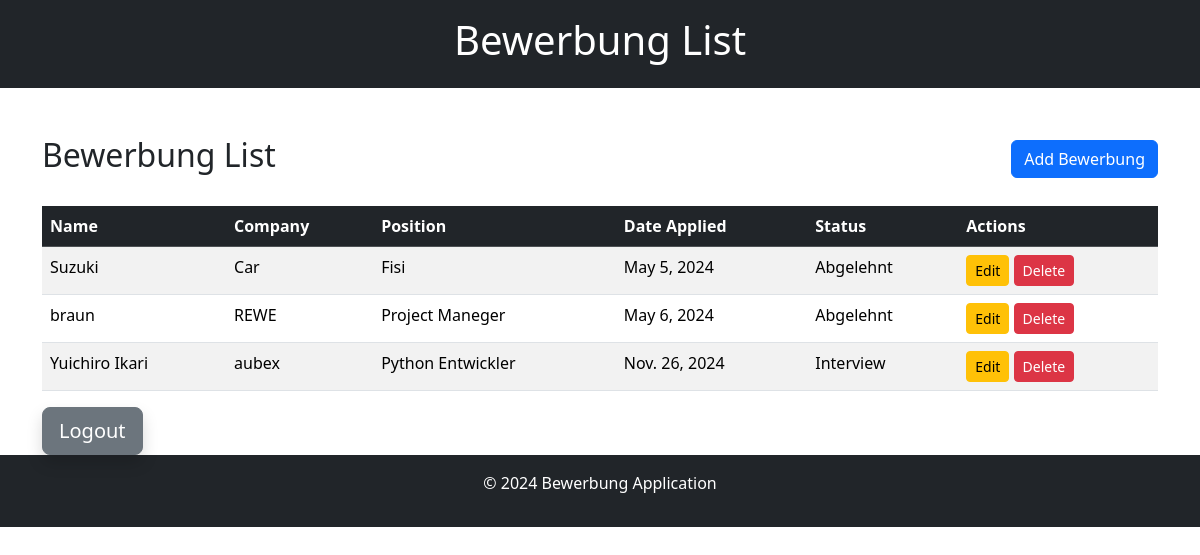
The page /bewerbung_list/ (signed in) on the database its author committed.
### bewerbung/models.py (models this page shows, shortened)
class Bewerbung(models.Model):
    name = models.CharField(max_length=100, verbose_name="Name")
    company = models.CharField(max_length=100, verbose_name="Unternehmen")
    position = models.CharField(max_length=100, verbose_name="Position")
    date_applied = models.DateField(verbose_name="Bewerbungsdatum")
    status = models.CharField(
        max_length=50,
        choices=[
            ("Pending", "Ausstehend"),
            ("Interview", "Interview"),
            ("Accepted", "Angenommen"),
            ("Rejected", "Abgelehnt"),
        ],
        default="Pending",
        verbose_name="Status"
    )

### bewerbung/views.py (the view)
# urls.py: path('bewerbung_list/', views.bewerbung_list, name='bewerbung_list'),
@login_required
def bewerbung_list(request):
    bewerbungen = Bewerbung.objects.order_by("date_applied")
    return render(request, 'bewerbung/bewerbung_list.html', {'bewerbungen': bewerbungen})

### templates/bewerbung/bewerbung_list.html (shortened to what this page needs)
{% extends "base/bewerbung_base.html" %}
{% block body %}
<div class="d-flex justify-content-between align-items-center mb-4">
    <h2>Bewerbung List</h2>
    <a href="{% url 'bewerbung_add' %}" class="btn btn-primary">Add Bewerbung</a>
</div>
<table class="table table-striped">
    <thead class="table-dark">
        <tr>
            <th>Name</th>
            <th>Company</th>
            <th>Position</th>
            <th>Date Applied</th>
            <th>Status</th>
            <th>Actions</th>
        </tr>
    </thead>
    <tbody>
        {% for bewerbung in bewerbungen %}
        <tr>
            <td>{{ bewerbung.name }}</td>
            <td>{{ bewerbung.company }}</td>
            <td>{{ bewerbung.position }}</td>
            <td>{{ bewerbung.date_applied }}</td>
            <td>{{ bewerbung.get_status_display }}</td>
            <td>
                <a href="{% url 'bewerbung_edit' bewerbung.id %}" class="btn btn-warning btn-sm">Edit</a>
                <a href="{% url 'bewerbung_delete' bewerbung.id %}" class="btn btn-danger btn-sm">Delete</a>
            </td>
        </tr>
        {% empty %}
        <tr>
            <td colspan="6" class="text-center">No Bewerbungen found.</td>
        </tr>
        {% endfor %}
    </tbody>
</table>
<form action="{% url 'logout' %}" method="post" class="w-50">
    <button type="submit" class="btn btn-secondary btn-lg w-20s shadow">Logout</button>
</form>
{% endblock %}

### templates/base/bewerbung_base.html (shortened to what this page needs)
<!DOCTYPE html>
<html lang="en">
<head>
    {% load static %}
    <link href="https://cdn.jsdelivr.net/npm/bootstrap@5.3.3/dist/css/bootstrap.min.css" rel="stylesheet">
</head>
<body>
    <header class="bg-dark text-white text-center py-3">
        <h1><a href="{% url 'bewerbung_list' %}" class="text-white text-decoration-none">Bewerbung List</a></h1>
    </header>
    <main class="container mt-5">
        {% block body %}
        {% endblock %}
    </main>
    <footer class="bg-dark text-white text-center py-3">
            <p>&copy; 2024 Bewerbung Application</p>
    </footer>
</body>
</html>

### rows shown on the page
Bewerbung: name "Suzuki", company "Car", position "Fisi", date_applied "May 5, 2024", status "Abgelehnt"
Bewerbung: name "braun", company "REWE", position "Project Maneger", date_applied "May 6, 2024", status "Abgelehnt"
Bewerbung: name "Yuichiro Ikari", company "aubex", position "Python Entwickler", date_applied "Nov. 26, 2024", status "Interview"
